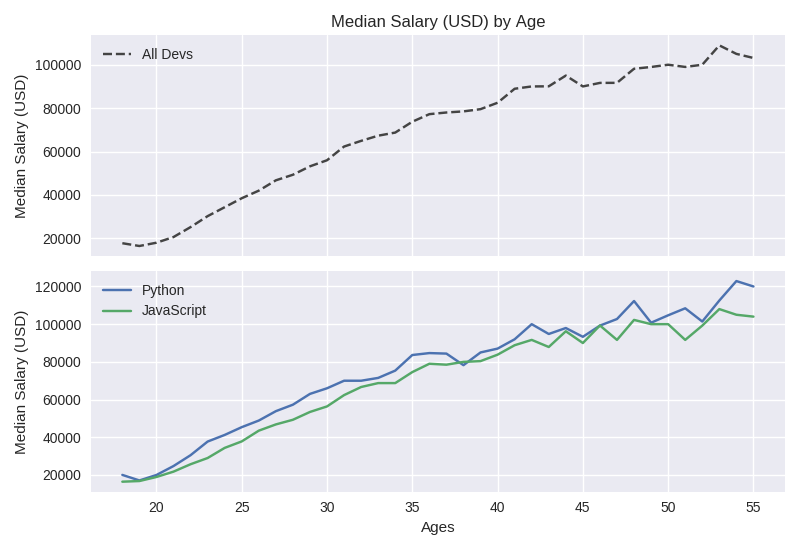

Recreate this plot in Python.

import pandas as pd
from matplotlib import pyplot as plt

plt.style.use('seaborn')

data = pd.read_csv('data7.csv')
ages = data['Age']
dev_salaries = data['All_Devs']
py_salaries = data['Python']
js_salaries = data['JavaScript']

fig, (ax1, ax2) = plt.subplots(nrows=2, ncols=1, sharex=True)

ax2.plot(ages, py_salaries, label='Python')
ax2.plot(ages, js_salaries, label='JavaScript')

ax1.plot(ages, dev_salaries, color='#444444',
         linestyle='--', label='All Devs')

ax1.legend()
ax1.set_title('Median Salary (USD) by Age')
# ax1.set_xlabel('Ages')
ax1.set_ylabel('Median Salary (USD)')

ax2.legend()
#ax2.set_title('Median Salary (USD) by Age')
ax2.set_xlabel('Ages')
ax2.set_ylabel('Median Salary (USD)')

plt.tight_layout()

plt.savefig('subplots.png')

plt.show()
